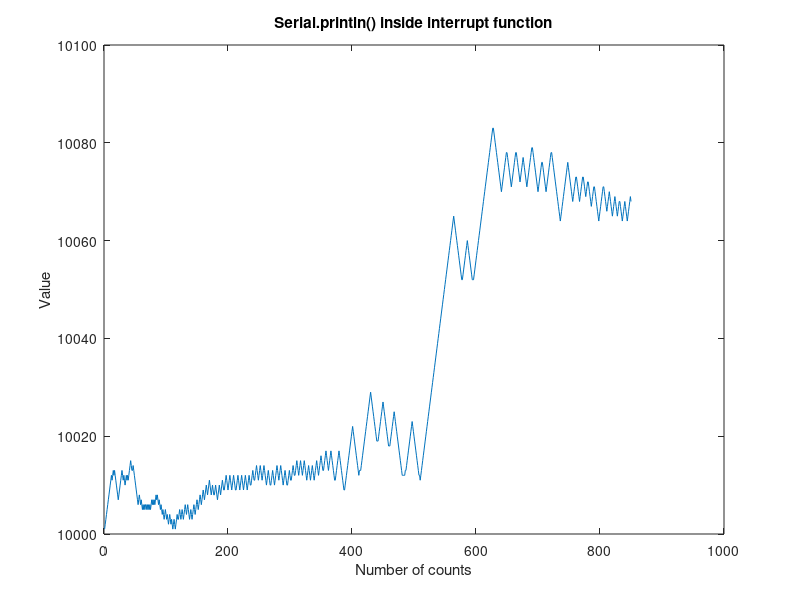
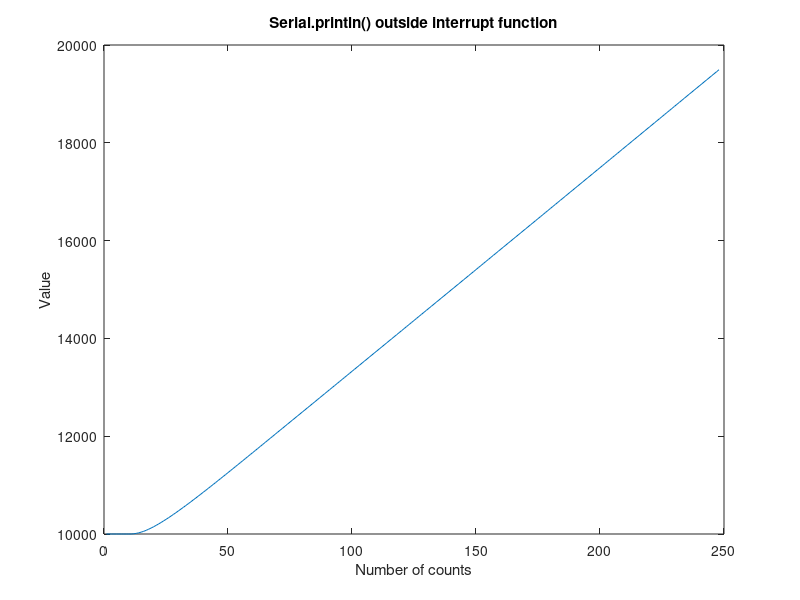

MATLAB code to generate these figures, in order:

%This program plots the values from the encoder when using "Serial.println()" 
%command inside interrupt function, and when having the "Serial.println()" command
%another place in the program.

clc; close all; clear all;

%This first plot is with the Serial.println() command inside the interrupt
%function

%Importing data copied from arduino serial monitor
counts1 = importdata('encoder, print in interrupt.txt');

%%Storing data in an array
C1 = counts1(:,1);

%Plotting the values
figure(1)
plot(C1)
title('Serial.println() inside interrupt function')
xlabel('Number of counts');
ylabel('Value')

%--------------------------------------------------------------------

%This second plot is with the Serial.println() command 
%outside the interrupt function

%Importing data copied from arduino serial monitor
counts2 = importdata('encoder, print outside interrupt.txt');

%Storing data in an array
C2 = counts2(:,1);

%Plotting the values
figure(2)
plot(C2)
title('Serial.println() outside interrupt function')
xlabel('Number of counts');
ylabel('Value')

